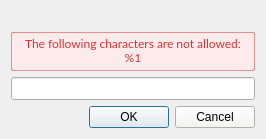
<?xml version="1.0" encoding="UTF-8"?>
<ui version="4.0">
 <class>NodeNameSetterDialog</class>
 <widget class="QDialog" name="NodeNameSetterDialog">
  <property name="windowTitle">
   <string notr="true"/>
  </property>
  <layout class="QVBoxLayout" name="verticalLayout">
   <property name="sizeConstraint">
    <enum>QLayout::SetFixedSize</enum>
   </property>
   <item>
    <widget class="QLabel" name="textLabel">
     <property name="toolTip">
      <string notr="true"/>
     </property>
     <property name="styleSheet">
      <string notr="true">QLabel  { 
font-family: &quot;SF Pro Text&quot;;
font-size: 13px;
}</string>
     </property>
     <property name="text">
      <string notr="true"/>
     </property>
    </widget>
   </item>
   <item>
    <widget class="QLabel" name="errorLabel">
     <property name="enabled">
      <bool>true</bool>
     </property>
     <property name="styleSheet">
      <string notr="true">QLabel {
color: #DA3135; 
background-color: #FDEBEB; 
font-family: Lato; 
font-size: 12px; 
border-radius: 2px; 
border: 1px solid rgba(218,49,53,0.5); 
padding-top: 3px; 
padding-bottom: 5px; 
padding-left: 13px;
padding-right: 13px; 
}</string>
     </property>
     <property name="text">
      <string>The following characters are not allowed:
%1</string>
     </property>
     <property name="alignment">
      <set>Qt::AlignCenter</set>
     </property>
    </widget>
   </item>
   <item>
    <widget class="QLineEdit" name="lineEdit">
     <property name="styleSheet">
      <string notr="true">QLineEdit { 
font-family: &quot;SF UI Text&quot;;
font-size: 13px;
}</string>
     </property>
    </widget>
   </item>
   <item>
    <spacer name="verticalSpacer">
     <property name="orientation">
      <enum>Qt::Vertical</enum>
     </property>
     <property name="sizeHint" stdset="0">
      <size>
       <width>0</width>
       <height>0</height>
      </size>
     </property>
    </spacer>
   </item>
   <item>
    <widget class="QDialogButtonBox" name="buttonBox">
     <property name="styleSheet">
      <string notr="true">background: rgb(246, 245, 244);</string>
     </property>
     <property name="standardButtons">
      <set>QDialogButtonBox::Cancel|QDialogButtonBox::Ok</set>
     </property>
    </widget>
   </item>
  </layout>
 </widget>
 <resources/>
 <connections/>
</ui>
